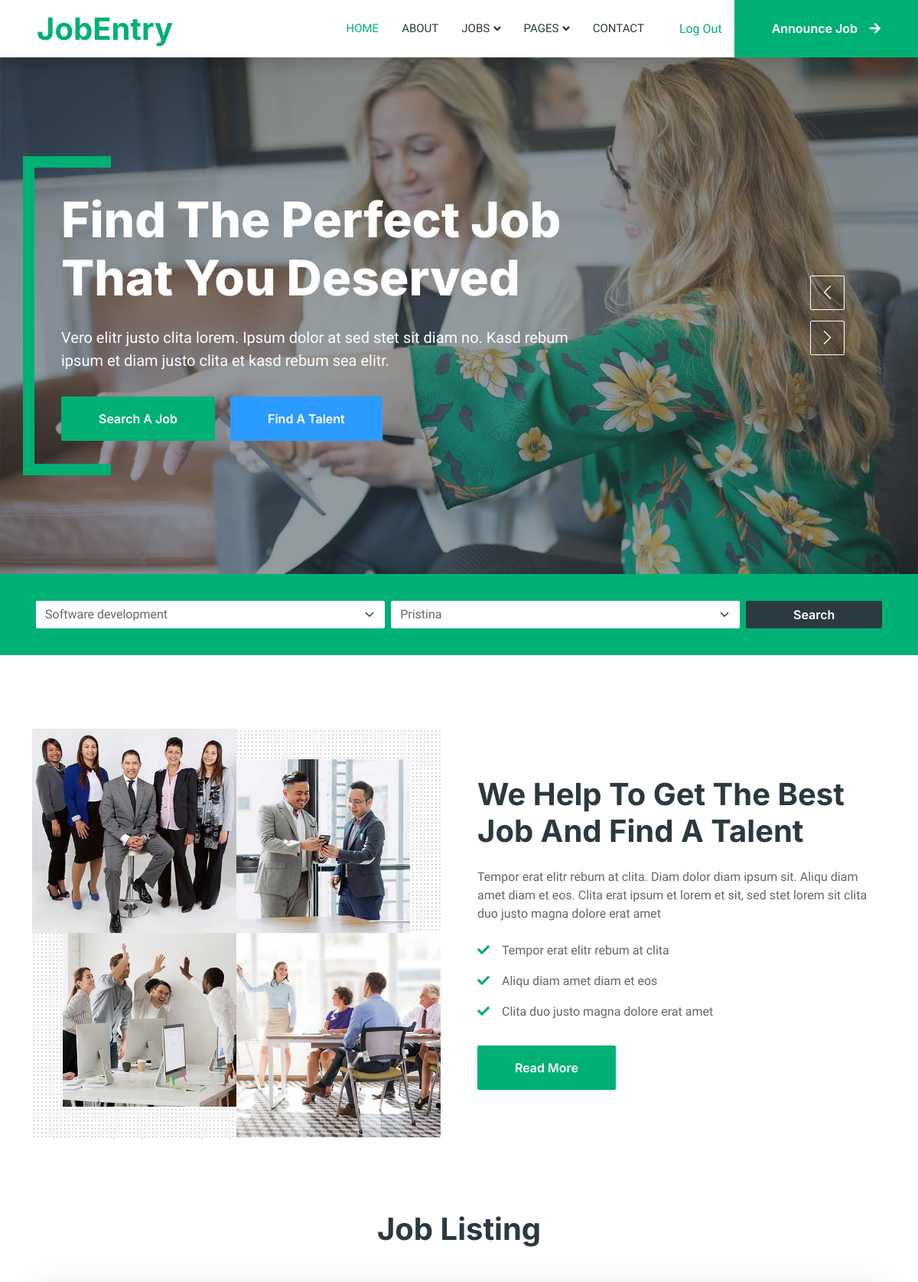
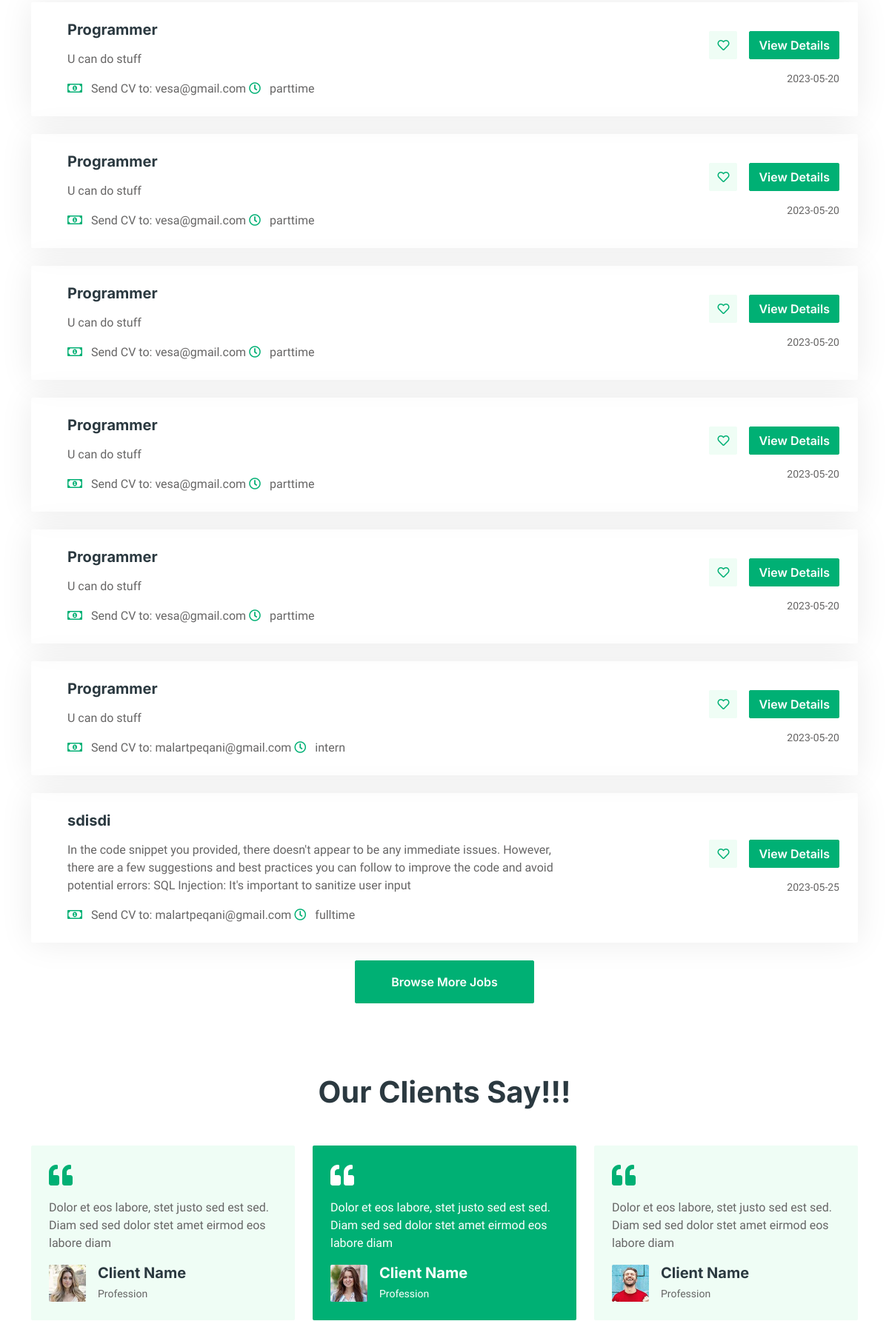
/index.php (signed in, upper part), run on the app's committed database (2 pictures, top to bottom).
### tables this page shows
CREATE TABLE `jobs` (
  `id` int(11) NOT NULL,
  `job-name` varchar(255) NOT NULL,
  `job-description` varchar(255) NOT NULL,
  `city` varchar(255) NOT NULL,
  `category` int(255) NOT NULL,
  `schedule` varchar(255) NOT NULL,
  `email` varchar(255) NOT NULL,
  `when_posted` timestamp NOT NULL DEFAULT current_timestamp() ON UPDATE current_timestamp()
);

### index.php (the view, shortened to what this page needs)
<!DOCTYPE html>
<html lang="en">
<head>
    <link href="https://cdnjs.cloudflare.com/ajax/libs/font-awesome/5.10.0/css/all.min.css" rel="stylesheet">
    <link href="https://cdn.jsdelivr.net/npm/bootstrap-icons@1.4.1/font/bootstrap-icons.css" rel="stylesheet">
    <link href="lib/animate/animate.min.css" rel="stylesheet">
    <link href="lib/owlcarousel/assets/owl.carousel.min.css" rel="stylesheet">
    <link href="css/bootstrap.min.css" rel="stylesheet">
    <link href="css/style.css" rel="stylesheet">
</head>
<body>
    <div class="container-xxl bg-white p-0">
        <nav class="navbar navbar-expand-lg bg-white navbar-light shadow sticky-top p-0">
            <a href="index.html" class="navbar-brand d-flex align-items-center text-center py-0 px-4 px-lg-5">
                <h1 class="m-0 text-primary">JobEntry</h1>
            </a>
            <div class="collapse navbar-collapse" id="navbarCollapse">
                <div class="navbar-nav ms-auto p-4 p-lg-0">
                    <a href="index.html" class="nav-item nav-link active">Home</a>
                    <a href="about.html" class="nav-item nav-link">About</a>
                    <div class="nav-item dropdown">
                        <a href="#" class="nav-link dropdown-toggle" data-bs-toggle="dropdown">Jobs</a>
                    </div>
                    <div class="nav-item dropdown">
                        <a href="#" class="nav-link dropdown-toggle" data-bs-toggle="dropdown">Pages</a>
                    </div>
                    <a href="contact.html" class="nav-item nav-link">Contact</a>
                </div>
                <?php if (!isset($_SESSION['id'])) { ?>
                    <a href="./login.php" class="btn btn-primary rounded-0 py-4 px-lg-5 d-none d-lg-block">Log In / Register<i class="fa fa-arrow-right ms-3"></i></a>
                <?php } else { ?>
                    <a href="./logout.php" class="nav-item nav-link">Log Out</a>
                    <a href="./announcejob.php" class="btn btn-primary rounded-0 py-4 px-lg-5 d-none d-lg-block">Announce Job<i class="fa fa-arrow-right ms-3"></i></a>
                <?php } ?>
            </div>
        </nav>
        <div class="container-fluid p-0">
            <div class="owl-carousel header-carousel position-relative">
                <div class="owl-carousel-item position-relative">
                    <img class="img-fluid" src="img/carousel-1.jpg" alt="">
                    <div class="position-absolute top-0 start-0 w-100 h-100 d-flex align-items-center" style="background: rgba(43, 57, 64, .5);">
                        <div class="container">
                            <div class="row justify-content-start">
                                <div class="col-10 col-lg-8">
                                    <h1 class="display-3 text-white animated slideInDown mb-4">Find The Perfect Job That You Deserved</h1>
                                    <p class="fs-5 fw-medium text-white mb-4 pb-2">Vero elitr justo clita lorem. Ipsum dolor at sed stet sit diam no. Kasd rebum ipsum et diam justo clita et kasd rebum sea elitr.</p>
                                    <a href="" class="btn btn-primary py-md-3 px-md-5 me-3 animated slideInLeft">Search A Job</a>
                                    <a href="" class="btn btn-secondary py-md-3 px-md-5 animated slideInRight">Find A Talent</a>
                                </div>
                            </div>
                        </div>
                    </div>
                </div>
            </div>
        </div>
        <div class="container-fluid bg-primary mb-5 wow fadeIn" data-wow-delay="0.1s" style="padding: 35px;">
            <div class="container">
                <div class="row g-2">
                    <div class="col-md-10">
                        <div class="row g-2">
                            <div class="col-md-6">
                                <select class="form-select border-0">
                                    <?php
                                    $rezCategory = mysqli_query($conn, "select id, `category-name`, `category-image`, `category-description` from categories") or die("Query failed: " . mysqli_error($conn));
                                    while (list($id, $categoryname) = mysqli_fetch_array($rezCategory)) {
                                        echo "<option value='$id'>$categoryname</option>";
                                    }
                                    ?>
                                </select>
                            </div>
                            <div class="col-md-6">
                                <select class="form-select border-0">
                                    <?php
                                    $cities = array(
                                        'Pristina',
                                        'Prizren',
                                        'Gjakova',
                                        'Mitrovica',
                                        'Gjilan',
                                        'Ferizaj',
                                        'Peja',
                                        'Glogovac',
                                        'Decan',
                                        'Istok',
                                        'Klina',
                                        'Podujevo',
                                        'Leposaviq',
                                        'Viti',
                                        'Shtime',
                                        'Dragash',
                                        'Kamenice',
                                        'Malisheve',
                                        'Rahovec',
                                        'Kacanik',
                                        'Zubin Potok',
                                        'Vushtrri',
                                        'Skenderaj',
                                        'Novoberde',
                                        'Lipjan',
                                        'Shterpce',
                                        'Obiliq',
                                        'Gracanice',
                                        'Kline',
                                        'Zvecan'
                                    );
                                    for ($i = 0; $i < count($cities); $i++) {
                                        echo '<option value="' . [$i] . '">' . $cities[$i] . '</option>';
                                    }
                                    echo '</select>';
                                    ?>
                            </div>
                        </div>
                    </div>
                    <div class="col-md-2">
                        <button class="btn btn-dark border-0 w-100">Search</button>
                    </div>
                </div>
            </div>
        </div>
        <div class="container-xxl py-5">
            <div class="container">
                <div class="row g-5 align-items-center">
                    <div class="col-lg-6 wow fadeIn" data-wow-delay="0.1s">
                        <div class="row g-0 about-bg rounded overflow-hidden">
                            <div class="col-6 text-start">
                                <img class="img-fluid w-100" src="img/about-1.jpg">
                            </div>
                            <div class="col-6 text-start">
                                <img class="img-fluid" src="img/about-2.jpg" style="width: 85%; margin-top: 15%;">
                            </div>
                            <div class="col-6 text-end">
                                <img class="img-fluid" src="img/about-3.jpg" style="width: 85%;">
                            </div>
                            <div class="col-6 text-end">
                                <img class="img-fluid w-100" src="img/about-4.jpg">
                            </div>
                        </div>
                    </div>
                    <div class="col-lg-6 wow fadeIn" data-wow-delay="0.5s">
                        <h1 class="mb-4">We Help To Get The Best Job And Find A Talent</h1>
                        <p class="mb-4">Tempor erat elitr rebum at clita. Diam dolor diam ipsum sit. Aliqu diam amet diam et eos. Clita erat ipsum et lorem et sit, sed stet lorem sit clita duo justo magna dolore erat amet</p>
                        <p><i class="fa fa-check text-primary me-3"></i>Tempor erat elitr rebum at clita</p>
                        <p><i class="fa fa-check text-primary me-3"></i>Aliqu diam amet diam et eos</p>
                        <p><i class="fa fa-check text-primary me-3"></i>Clita duo justo magna dolore erat amet</p>
                        <a class="btn btn-primary py-3 px-5 mt-3" href="">Read More</a>
                    </div>
                </div>
            </div>
        </div>
        <div class="container-xxl py-5">
            <div class="container">
                <h1 class="text-center mb-5 wow fadeInUp" data-wow-delay="0.1s">Job Listing</h1>
                <div class="tab-class text-center wow fadeInUp" data-wow-delay="0.3s">
                    <div class="tab-content">
                        <div id="tab-1" class="tab-pane fade show p-0 active">
                            <?php
                            $resultJob = mysqli_query($conn, "SELECT `id`, `job-name`, `job-description`, `schedule`, `email`, DATE(`when_posted`) AS date_only FROM jobs") or die("Query failed: " . mysqli_error($conn));
                            while (list($id, $jobname, $jobdescription, $schedule, $email, $whenPosted) = mysqli_fetch_array($resultJob)) {
                            ?>
                                <div class="job-item p-4 mb-4">
                                    <div class="row g-4">
                                        <div class="col-sm-12 col-md-8 d-flex align-items-center">
                                            <div class="text-start ps-4">
                                                <a href="job-detail.php?id=<?php echo $id ?>">
                                                    <h5 class="mb-3"><?php echo $jobname ?></h5>
                                                </a>
                                                <p><?php echo $jobdescription ?></p>
                                                <span class="text-truncate me-0">
                                                    <i class="far fa-money-bill-alt text-primary me-2"></i>
                                                    Send CV to: <?php echo $email ?>
                                                </span>
                                                <span class="text-truncate me-3">
                                                    <i class="far fa-clock text-primary me-2"></i>
                                                    <?php echo $schedule ?>
                                                </span>
                                            </div>
                                        </div>
                                        <div class="col-sm-12 col-md-4 d-flex flex-column align-items-start align-items-md-end justify-content-center">
                                            <div class="d-flex mb-3">
                                                <a class="btn btn-light btn-square me-3" href=""><i class="far fa-heart text-primary"></i></a>
                                                <a class="btn btn-primary" href="">View Details</a>
                                            </div>
                                            <small class="text-truncate"><?php echo $whenPosted ?></small>
                                        </div>
                                    </div>
                                </div>
                            <?php } ?>
                            <a class="btn btn-primary py-3 px-5" href="">Browse More Jobs</a>
                        </div>
                    </div>
                </div>
            </div>
        </div>
        <div class="container-xxl py-5 wow fadeInUp" data-wow-delay="0.1s">
            <div class="container">
                <h1 class="text-center mb-5">Our Clients Say!!!</h1>
                <div class="owl-carousel testimonial-carousel">
                    <div class="testimonial-item bg-light rounded p-4">
                        <i class="fa fa-quote-left fa-2x text-primary mb-3"></i>
                        <p>Dolor et eos labore, stet justo sed est sed. Diam sed sed dolor stet amet eirmod eos labore diam</p>
                        <div class="d-flex align-items-center">
                            <img class="img-fluid flex-shrink-0 rounded" src="img/testimonial-1.jpg" style="width: 50px; height: 50px;">
                            <div class="ps-3">
                                <h5 class="mb-1">Client Name</h5>
                                <small>Profession</small>
                            </div>
                        </div>
                    </div>
                    <div class="testimonial-item bg-light rounded p-4">
                        <i class="fa fa-quote-left fa-2x text-primary mb-3"></i>
                        <p>Dolor et eos labore, stet justo sed est sed. Diam sed sed dolor stet amet eirmod eos labore diam</p>
                        <div class="d-flex align-items-center">
                            <img class="img-fluid flex-shrink-0 rounded" src="img/testimonial-2.jpg" style="width: 50px; height: 50px;">
                            <div class="ps-3">
                                <h5 class="mb-1">Client Name</h5>
                                <small>Profession</small>
                            </div>
                        </div>
                    </div>
                    <div class="testimonial-item bg-light rounded p-4">
                        <i class="fa fa-quote-left fa-2x text-primary mb-3"></i>
                        <p>Dolor et eos labore, stet justo sed est sed. Diam sed sed dolor stet amet eirmod eos labore diam</p>
                        <div class="d-flex align-items-center">
                            <img class="img-fluid flex-shrink-0 rounded" src="img/testimonial-4.jpg" style="width: 50px; height: 50px;">
                            <div class="ps-3">
                                <h5 class="mb-1">Client Name</h5>
                                <small>Profession</small>
                            </div>
                        </div>
                    </div>
                </div>
            </div>
        </div>
    </div>
</body>
</html>

### data on the page
jobs: value "Programmer", value "U can do stuff", email "vesa@gmail.com", schedule "parttime", whenPosted "2023-05-20"
jobs: value "Programmer", value "U can do stuff", email "vesa@gmail.com", schedule "parttime", whenPosted "2023-05-20"
jobs: value "Programmer", value "U can do stuff", email "vesa@gmail.com", schedule "parttime", whenPosted "2023-05-20"
jobs: value "Programmer", value "U can do stuff", email "vesa@gmail.com", schedule "parttime", whenPosted "2023-05-20"
jobs: value "Programmer", value "U can do stuff", email "vesa@gmail.com", schedule "parttime", whenPosted "2023-05-20"
jobs: value "Programmer", value "U can do stuff", email "malartpeqani@gmail.com", schedule "intern", whenPosted "2023-05-20"
jobs: value "sdisdi", value "In the code snippet you provided, there doesn't appear to be any immediate issues. However, there are a few suggestions and best practices you can follow to improve the code and avoid potential errors: SQL Injection: It's important to sanitize user input", email "malartpeqani@gmail.com", schedule "fulltime", whenPosted "2023-05-25"

### other printed values
form field value "Software development"
form field value "Pristina"
